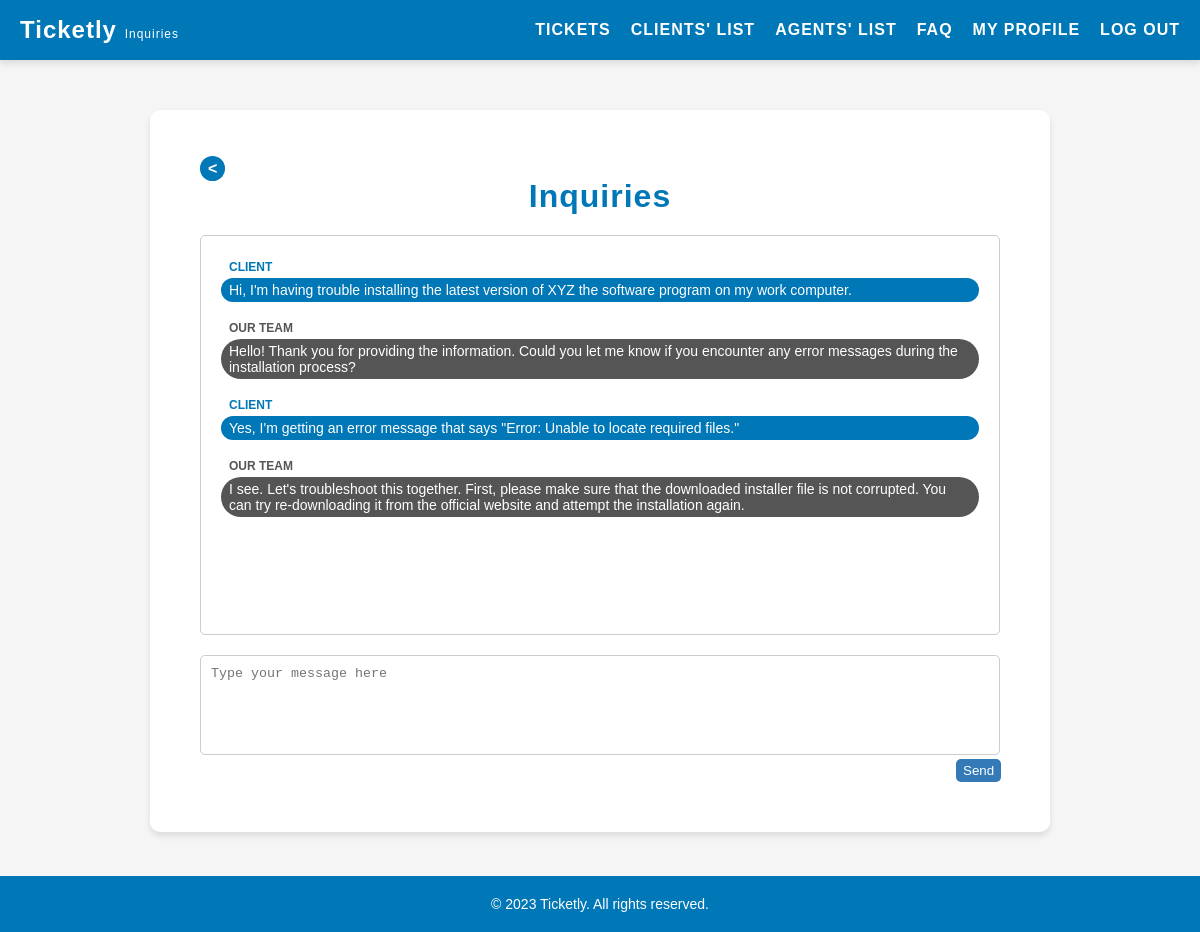
Page /pages/inquiries.php (signed in) on the committed database.
### tables this page shows
CREATE TABLE inquiries (
    id INTEGER PRIMARY KEY AUTOINCREMENT,
    ticket_id INTEGER NOT NULL,
    user_role VARCHAR(10) NOT NULL CHECK (user_role IN ('client', 'agent', 'admin')),
    user_id INTEGER NOT NULL,
    message TEXT NOT NULL,
    created_at DATETIME NOT NULL,
    FOREIGN KEY(ticket_id) REFERENCES tickets(id),
    FOREIGN KEY(user_id) REFERENCES users(id)
);

### pages/inquiries.php (called while the page is built, shortened)
<?php
    $session = new Session();
    require_once(__DIR__ . '/../templates/inquiries.tpl.php');
    drawInquiries($session);
?>

### database/inquiries.class.php (called while the page is built, shortened)
<?php
    function getInquiries(PDO $db): array {
        $stmt = $db->prepare('SELECT * FROM inquiries');
        $stmt->execute();
        $inquiries = [];
        while ($row = $stmt->fetch(PDO::FETCH_ASSOC)) {
            $inquiries[] = $row;
        }
        return $inquiries;
    }
?>

### templates/inquiries.tpl.php (the view, shortened to what this page needs)
<?php function drawInquiries(Session $session) {
?>
<!DOCTYPE html>
<html lang="en">
<head>
    <link rel="stylesheet" href="../style/inquiries.css">
</head>
<body>
    <?php include '../templates/header.tpl.php';?>
    <main>
        <a href="../pages/tickets.php" class="back-button"><</a>
        <h2>Inquiries</h2>
        <section id="chat">
            <ul class="message-list">
                <?php
                    require_once '../database/connection.db.php';
                    require_once '../database/inquiries.class.php';
                    $db = getDatabaseConnection();
                    $inquiries = getInquiries($db);
                    foreach ($inquiries as $inquiry) {
                        $userRole = $inquiry['user_role'];
                        $message = $inquiry['message'];
                        $isUserMessage = ($userRole === 'client');
                ?>
                <li class="<?= $isUserMessage ? 'user-message' : 'agent-message' ?>">
                    <span class="message-sender"><?= $isUserMessage ? 'Client' : 'Our Team' ?></span>
                    <span class="message-content"><?= $message ?></span>
                </li>
                <?php } ?>
            </ul>
        </section>
        <section id="new-message">
            <form action="../actions/action_sendInquiry.php?id=<?= $_GET['id'] ?>" method="post">
                <textarea name="message" placeholder="Type your message here"></textarea>
                <button type="submit">Send</button>
            </form>
        </section>
    </main>
    <?php include '../templates/footer.tpl.php'; ?>
</body>
</html>
<?php } ?>

### style/inquiries.css (style rules this page uses)
main { background-color: #fff; padding: 50px; border-radius: 10px; box-shadow: 0 4px 6px rgba(0, 0, 0, 0.1); margin: 50px auto; max-width: 900px; margin-bottom: 100px; }
main h2 { text-align: center; font-size: 32px; margin-bottom: 20px; font-weight: 600; letter-spacing: 1px; color: #0077b6; }
.back-button { background-color: #0077b6; color: #fff; padding: 4px 8px; border: none; border-radius: 50%; cursor: pointer; transition: all 0.3s ease; align-self: center; margin-bottom: 20px; text-decoration: none; font-weight: bold; }
#chat { padding: 20px; background-color: #fff; border: 1px solid #ccc; border-radius: 5px; height: 400px; overflow-y: scroll; margin-bottom: 10px; }
.message-list { display: flex; flex-direction: column; gap: 15px; list-style-type: none; padding: 0; margin: 0; }
.user-message, .agent-message { display: flex; flex-direction: column; }
.user-message span, .agent-message span { display: inline-block; padding: 4px 8px; border-radius: 20px; font-size: 14px; }
.user-message .message-content { background-color: #0077b6; color: #fff; }
.agent-message .message-content { background-color: #555; color: #fff; }
.user-message .message-sender, .agent-message .message-sender { display: inline-block; font-size: 12px; font-weight: bold; text-transform: uppercase; margin-right: 5px; }
.user-message .message-sender { color: #0077b6; }
.agent-message .message-sender { color: #555; }
#new-message { margin-top: 20px; display: flex; align-items: flex-start; width: 100%; }
#new-message textarea { padding: 10px; border: 1px solid #ccc; border-radius: 5px; resize: none; height: 100px; flex: 1; width: 800px; margin-right: 10px; align-self: flex-start; }
#new-message button { padding: 4px 7px; background-color: #337ab7; color: #fff; border: none; border-radius: 5px; cursor: pointer; margin-left: 756px; margin-right: 0; align-self: flex-start; display: block; }

### style/header.css (style rules this page uses)
* { box-sizing: border-box; margin: 0; padding: 0; }
body { font-family: Arial, sans-serif; background-color: #f5f5f5; }

### rows in the picture
inquiries: user_role "CLIENT", message "Hi, I'm having trouble installing the latest version of XYZ the software program on my work computer."
inquiries: user_role "OUR TEAM", message "Hello! Thank you for providing the information. Could you let me know if you encounter any error messages during the installation process?"
inquiries: user_role "CLIENT", message "Yes, I'm getting an error message that says \"Error: Unable to locate required files.\""
inquiries: user_role "OUR TEAM", message "I see. Let's troubleshoot this together. First, please make sure that the downloaded installer file is not corrupted. You can try re-downloading it from the official website and attempt the installation again."
